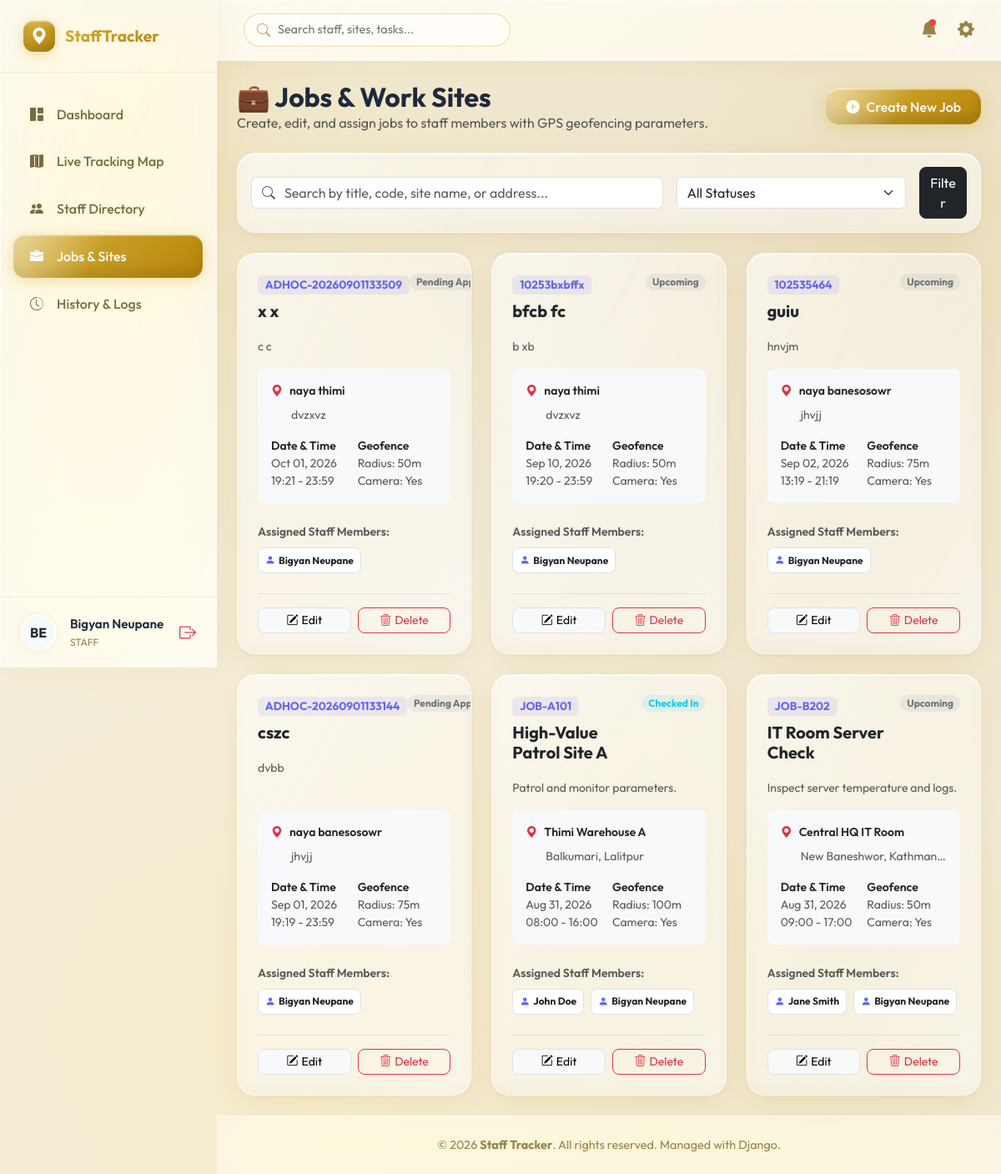
Page /jobs/ (signed in) on the committed database.
### staff_app/models.py (models this page shows, shortened)
class Profile(models.Model):
    ROLE_CHOICES = [
        ('STAFF', 'Staff'),
        ('ADMIN', 'Admin'),
        ('SUPER_ADMIN', 'Super Admin'),
    ]
    user = models.OneToOneField(User, on_delete=models.CASCADE, related_name='profile')
    role = models.CharField(max_length=20, choices=ROLE_CHOICES, default='STAFF')
    phone = models.CharField(max_length=20, blank=True, null=True)
    avatar = models.ImageField(upload_to='avatars/', blank=True, null=True)
    department = models.CharField(max_length=100, blank=True, null=True)
    joined_date = models.DateField(auto_now_add=True)
    visa_document = models.ImageField(upload_to='documents/visa/', blank=True, null=True)
    passport_document = models.ImageField(upload_to='documents/passport/', blank=True, null=True)
    photo_document = models.ImageField(upload_to='documents/photo/', blank=True, null=True)
    other_document = models.ImageField(upload_to='documents/other/', blank=True, null=True)

class Job(models.Model):
    STATUS_CHOICES = [
        ('UPCOMING', 'Upcoming'),
        ('CHECKED_IN', 'Checked In'),
        ('PENDING_APPROVAL', 'Pending Approval'),
        ('APPROVED', 'Approved'),
        ('REJECTED', 'Rejected'),
        ('COMPLETED', 'Completed'),
    ]
    title = models.CharField(max_length=200)
    code = models.CharField(max_length=50, unique=True)
    description = models.TextField(blank=True, null=True)
    instructions_json = models.TextField(default='[]', help_text='JSON list of instructions')
    site_name = models.CharField(max_length=200)
    address = models.TextField()
    lat = models.FloatField()
    lng = models.FloatField()
    geofence_radius = models.IntegerField(default=75) # in meters
    assigned_staff = models.ManyToManyField(User, related_name='assigned_jobs', blank=True)
    start_time = models.TimeField()
    end_time = models.TimeField()
    date = models.DateField()
    require_selfie = models.BooleanField(default=True)
    require_checkout = models.BooleanField(default=True)
    status = models.CharField(max_length=30, choices=STATUS_CHOICES, default='UPCOMING')
    created_at = models.DateTimeField(auto_now_add=True)
    is_adhoc = models.BooleanField(default=False)
    requested_by = models.ForeignKey(User, on_delete=models.SET_NULL, null=True, blank=True, related_name='adhoc_job_requests')

### staff_app/views.py (the view, shortened to what this page needs)
# urls.py: path("jobs/", views.job_list_view, name="job_list"),
@login_required
def job_list_view(request):
    search_query = request.GET.get('search', '')
    status_filter = request.GET.get('status', '')
    jobs = Job.objects.all()
    if status_filter:
        jobs = jobs.filter(status=status_filter)
    context = {
        'jobs': jobs.order_by('-date', 'start_time')
    }
    return render(request, 'job_list.html', context)

### templates/job_list.html (shortened to what this page needs)
{% extends 'base.html' %}
{% block content %}
<div class="d-flex justify-content-between align-items-center mb-4 header-row">
    <div>
        <h2 class="fw-bold mb-0">💼 Jobs & Work Sites</h2>
        <p class="text-muted mb-0">Create, edit, and assign jobs to staff members with GPS geofencing parameters.</p>
    </div>
    <div>
        <a href="{% url 'job_create' %}" class="btn btn-primary-gradient rounded-4 px-4">
            <i class="bi bi-plus-circle-fill me-2"></i>Create New Job
        </a>
    </div>
</div>
<div class="card p-3 mb-4">
    <form method="GET" class="row g-3 align-items-center">
        <div class="col-md-7">
            <div class="input-group">
                <span class="input-group-text bg-white border-end-0"><i class="bi bi-search text-muted"></i></span>
                <input type="text" name="search" class="form-control border-start-0 ps-0" placeholder="Search by title, code, site name, or address..." value="{{ request.GET.search|default:'' }}">
            </div>
        </div>
        <div class="col-md-4">
            <select name="status" class="form-select">
                <option value="">All Statuses</option>
            </select>
        </div>
        <div class="col-md-1">
            <button type="submit" class="btn btn-dark w-100 rounded-3">Filter</button>
        </div>
    </form>
</div>
<div class="row g-4">
    {% for job in jobs %}
        <div class="col-md-6 col-xl-4">
            <div class="card card-hover h-100 p-4 d-flex flex-column">
                <div class="d-flex justify-content-between align-items-start mb-3">
                    <div>
                        <span class="badge bg-indigo-light text-indigo fw-mono mb-2" style="font-size:0.85rem;">{{ job.code }}</span>
                        <h5 class="fw-bold mb-1 text-dark">{{ job.title }}</h5>
                    </div>
                    <span class="badge rounded-pill
                        {% if job.status == 'COMPLETED' %}bg-success-subtle text-success
                        {% elif job.status == 'CHECKED_IN' %}bg-info-subtle text-info
                        {% else %}bg-secondary-subtle text-secondary{% endif %} px-2">
                        {{ job.get_status_display }}
                    </span>
                </div>
                <p class="text-muted small mb-3 flex-grow-1">{{ job.description|truncatewords:20|default:"No description provided." }}</p>
                <div class="bg-light rounded-3 p-3 mb-4 small text-muted">
                    <div class="d-flex align-items-center gap-2 mb-2">
                        <i class="bi bi-geo-alt-fill text-danger"></i>
                        <span class="text-dark fw-semibold">{{ job.site_name }}</span>
                    </div>
                    <div class="text-truncate ps-4 mb-3" title="{{ job.address }}">{{ job.address }}</div>
                    <div class="row g-2">
                        <div class="col-6">
                            <div class="fw-semibold text-dark">Date & Time</div>
                            <div>{{ job.date|date:"M d, Y" }}</div>
                            <div>{{ job.start_time|time:"H:i" }} - {{ job.end_time|time:"H:i" }}</div>
                        </div>
                        <div class="col-6">
                            <div class="fw-semibold text-dark">Geofence</div>
                            <div>Radius: {{ job.geofence_radius }}m</div>
                            <div>Camera: {% if job.require_selfie %}Yes{% else %}No{% endif %}</div>
                        </div>
                    </div>
                </div>
                <div class="mb-4">
                    <div class="small fw-semibold text-muted mb-2">Assigned Staff Members:</div>
                    <div class="d-flex flex-wrap gap-2">
                        {% for staff in job.assigned_staff.all %}
                            <span class="badge bg-white text-dark border p-2 d-inline-flex align-items-center gap-1" style="border-radius: 8px;">
                                <i class="bi bi-person-fill text-indigo"></i>
                                {{ staff.get_full_name|default:staff.username }}
                            </span>
                        {% empty %}
                            <span class="text-muted small italic">No staff assigned yet</span>
                        {% endfor %}
                    </div>
                </div>
                <div class="d-flex gap-2 mt-auto border-top pt-3">
                    <a href="{% url 'job_update' job.pk %}" class="btn btn-sm btn-light border w-50 rounded-3">
                        <i class="bi bi-pencil-square me-1"></i>Edit
                    </a>
                    <a href="{% url 'job_delete' job.pk %}" class="btn btn-sm btn-outline-danger w-50 rounded-3">
                        <i class="bi bi-trash3 me-1"></i>Delete
                    </a>
                </div>
            </div>
        </div>
    {% endfor %}
</div>
{% endblock %}

### templates/base.html (shortened to what this page needs)
<!DOCTYPE html>
<html lang="en">
<head>
    <link href="https://cdn.jsdelivr.net/npm/bootstrap@5.3.2/dist/css/bootstrap.min.css" rel="stylesheet">
    <link href="https://cdn.jsdelivr.net/npm/bootstrap-icons@1.11.2/font/bootstrap-icons.min.css" rel="stylesheet">
    <link rel="stylesheet" href="https://unpkg.com/leaflet@1.9.4/dist/leaflet.css"/>
</head>
<body>
    {% if user.is_authenticated %}
    <div class="sidebar">
        <div class="sidebar-brand">
            <div class="brand-logo"><i class="bi bi-geo-alt-fill"></i></div>
            <div class="brand-name">StaffTracker</div>
        </div>
        <ul class="sidebar-menu">
            <li class="menu-item {% if request.resolver_match.url_name == 'dashboard' %}active{% endif %}">
                <a href="{% url 'dashboard' %}">
                    <i class="bi bi-grid-1x2-fill"></i>
                    <span>Dashboard</span>
                </a>
            </li>
            <li class="menu-item {% if request.resolver_match.url_name == 'map_view' %}active{% endif %}">
                <a href="{% url 'map_view' %}">
                    <i class="bi bi-map-fill"></i>
                    <span>Live Tracking Map</span>
                </a>
            </li>
            <li class="menu-item {% if 'staff' in request.path %}active{% endif %}">
                <a href="{% url 'staff_list' %}">
                    <i class="bi bi-people-fill"></i>
                    <span>Staff Directory</span>
                </a>
            </li>
            <li class="menu-item {% if 'jobs' in request.path %}active{% endif %}">
                <a href="{% url 'job_list' %}">
                    <i class="bi bi-briefcase-fill"></i>
                    <span>Jobs & Sites</span>
                </a>
            </li>
            <li class="menu-item {% if request.resolver_match.url_name == 'history' %}active{% endif %}">
                <a href="{% url 'history' %}">
                    <i class="bi bi-clock-history"></i>
                    <span>History & Logs</span>
                </a>
            </li>
        </ul>
        <div class="sidebar-user">
            {% if user.profile.avatar %}
                <img src="{{ user.profile.avatar.url }}" class="user-avatar" alt="Avatar">
            {% else %}
                <div class="user-avatar d-flex align-items-center justify-content-center bg-light text-gold fw-bold">
                    {{ user.username|slice:":2"|upper }}
                </div>
            {% endif %}
            <div class="user-info">
                <div class="user-name">{{ user.get_full_name|default:user.username }}</div>
                <div class="user-role">{{ user.profile.role }}</div>
            </div>
            <a href="{% url 'logout' %}" class="text-danger" title="Logout">
                <i class="bi bi-box-arrow-right fs-5"></i>
            </a>
        </div>
    </div>
    {% endif %}
    <div class="main-wrapper" style="{% if not user.is_authenticated %}margin-left: 0;{% endif %}">
        {% if user.is_authenticated %}
        <div class="top-navbar">
            <div class="d-flex align-items-center flex-grow-1">
                <div class="navbar-search">
                    <i class="bi bi-search"></i>
                    <input type="text" placeholder="Search staff, sites, tasks...">
                </div>
            </div>
            <div class="navbar-actions">
                <a href="{% url 'history' %}?status=PENDING_APPROVAL" class="action-btn" title="Pending Approvals">
                    <i class="bi bi-bell-fill"></i>
                    <span class="notification-dot"></span>
                </a>
                <a href="/admin/" class="action-btn d-none d-lg-inline-block" title="Django Admin Panel">
                    <i class="bi bi-gear-fill"></i>
                </a>
            </div>
        </div>
        {% endif %}
        <div class="container-fluid p-4 animate-fade-in">
            {% block content %}{% endblock %}
        </div>
        <footer class="footer">
            &copy; 2026 <strong>{{ settings.company_name|default:"Staff Tracker" }}</strong>. All rights reserved. Managed with Django.
        </footer>
    </div>
</body>
</html>

### templates/job_list.html (style rules this page uses)
.bg-indigo-light { background-color: rgba(99, 102, 241, 0.1) !important; }
.bg-info-subtle { background-color: rgba(13, 202, 240, 0.1) !important; }
.bg-secondary-subtle { background-color: rgba(108, 117, 125, 0.1) !important; }
.text-indigo { color: #6366f1; }

### rows in the picture
Job: code "ADHOC-20260901133509", title "x x", status "Pending…", description "c c", site_name "naya thimi", address "dvzxvz", date "Oct 01, 2026", start_time "19:21", end_time "23:59", geofence_radius "50", require_selfie "Yes"
Job: code "10253bxbffx", title "bfcb fc", status "Upcoming", description "b xb", site_name "naya thimi", address "dvzxvz", date "Sep 10, 2026", start_time "19:20", end_time "23:59", geofence_radius "50", require_selfie "Yes"
Job: code "102535464", title "guiu", status "Upcoming", description "hnvjm", site_name "naya banesosowr", address "jhvjj", date "Sep 02, 2026", start_time "13:19", end_time "21:19", geofence_radius "75", require_selfie "Yes"
Job: code "ADHOC-20260901133144", title "cszc", status "Pending…", description "dvbb", site_name "naya banesosowr", address "jhvjj", date "Sep 01, 2026", start_time "19:19", end_time "23:59", geofence_radius "75", require_selfie "Yes"
Job: code "JOB-A101", title "High-Value Patrol Site A", status "Checked In", description "Patrol and monitor parameters.", site_name "Thimi Warehouse A", address "Balkumari, Lalitpur", date "Aug 31, 2026", start_time "08:00", end_time "16:00", geofence_radius "100", require_selfie "Yes"
Job: code "JOB-B202", title "IT Room Server Check", status "Upcoming", description "Inspect server temperature and logs.", site_name "Central HQ IT Room", address "New Baneshwor, Kathman…", date "Aug 31, 2026", start_time "09:00", end_time "17:00", geofence_radius "50", require_selfie "Yes"

### other values in the picture
{{ user.username|slice:":2"|upper }} "BE"
{{ user.get_full_name|default:user.username }} "Bigyan Neupane"
{{ user.profile.role }} "STAFF"
{{ staff.get_full_name|default:staff.username }} "Bigyan Neupane"
{{ staff.get_full_name|default:staff.username }} "John Doe"
{{ staff.get_full_name|default:staff.username }} "Jane Smith"
{{ settings.company_name|default:"Staff Tracker" }} "Staff Tracker"
